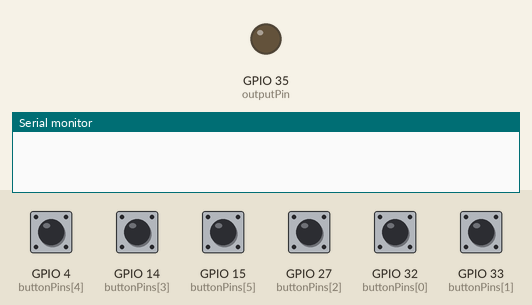
This sketch was run on a simulated ESP32. On the bench: output pins drawn as LEDs (lit = HIGH), the last lines printed to the serial monitor. Inputs (shaded band) come from the test bench; at power-on: GPIO 4 (buttonPins[4]), GPIO 14 (buttonPins[3]), GPIO 15 (buttonPins[5]), GPIO 27 (buttonPins[2]), GPIO 32 (buttonPins[0]), GPIO 33 (buttonPins[1]) HIGH.

Above: at 1.2 s.
1.3 s: GPIO 4 (buttonPins[4]) pulled LOW for 0.15 s
At 1.6 s:
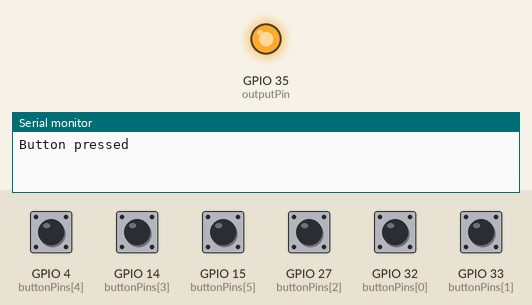
2.9 s: GPIO 4 (buttonPins[4]) pulled LOW for 1 s
At 4.0 s:
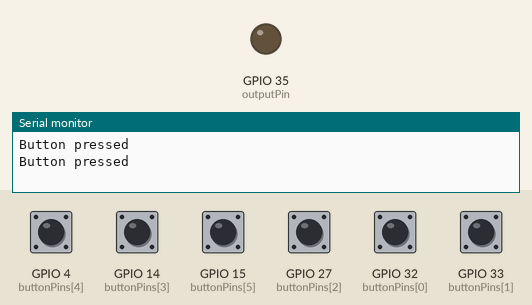
5.4 s: GPIO 14 (buttonPins[3]) pulled LOW for 0.15 s
At 6.0 s:
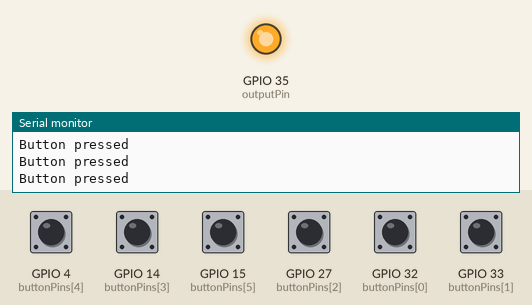
Timing chart, 0 to 8.4 s (numbered marks = the images above; inputs shaded):
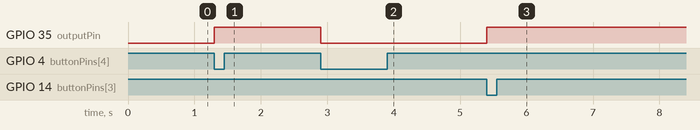

Measured:
- after the input at 1.3 s, GPIO 35 (outputPin): LOW → HIGH at once
- after the input at 2.9 s, GPIO 35 (outputPin): HIGH → LOW at once
- after the input at 5.4 s, GPIO 35 (outputPin): LOW → HIGH at once

The sketch:

buttontest.ino
```cpp
// Define button GPIO pins
const int buttonPins[] = {32, 33, 27, 14, 4, 15};  // Button pins
const int numButtons = 6;  // Number of buttons
int buttonStates[numButtons];  // Current button states
int lastButtonStates[numButtons];  // Previous button states

const int outputPin = 35;  // GPIO pin to toggle on button press
bool outputState = LOW;   // Initial state of GPIO pin 2

// Setup function
void setup() {
  Serial.begin(115200);

  // Initialize button pins as INPUT_PULLUP
  for (int i = 0; i < numButtons; i++) {
    pinMode(buttonPins[i], INPUT_PULLUP);
    buttonStates[i] = HIGH;
    lastButtonStates[i] = HIGH;
  }

  // Initialize GPIO 2 as OUTPUT
  pinMode(outputPin, OUTPUT);
  digitalWrite(outputPin, outputState);  // Start with pin 2 LOW
}

// Loop function
void loop() {
  for (int i = 0; i < numButtons; i++) {
    buttonStates[i] = digitalRead(buttonPins[i]);

    // Check for button press (transition from HIGH to LOW)
    if (buttonStates[i] == LOW && lastButtonStates[i] == HIGH) {
      Serial.println("Button pressed");

      // Toggle the output pin state
      outputState = !outputState;
      digitalWrite(outputPin, outputState);  // Set GPIO 2 to the new state

      delay(200);  // Debounce delay to prevent multiple toggles
    }

    lastButtonStates[i] = buttonStates[i];  // Update last button state
  }
}
```
